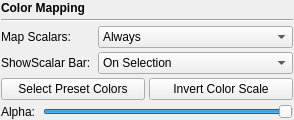
<?xml version="1.0" encoding="UTF-8"?>
<ui version="4.0">
 <class>VSColorMappingWidget</class>
 <widget class="QWidget" name="VSColorMappingWidget">
  <property name="geometry">
   <rect>
    <x>0</x>
    <y>0</y>
    <width>294</width>
    <height>120</height>
   </rect>
  </property>
  <property name="windowTitle">
   <string>Color Mapping</string>
  </property>
  <layout class="QGridLayout" name="gridLayout">
   <property name="leftMargin">
    <number>1</number>
   </property>
   <property name="topMargin">
    <number>1</number>
   </property>
   <property name="rightMargin">
    <number>1</number>
   </property>
   <property name="bottomMargin">
    <number>1</number>
   </property>
   <property name="spacing">
    <number>4</number>
   </property>
   <item row="0" column="0" colspan="2">
    <widget class="QLabel" name="colorMapLabel">
     <property name="font">
      <font>
       <weight>75</weight>
       <bold>true</bold>
      </font>
     </property>
     <property name="text">
      <string>Color Mapping</string>
     </property>
    </widget>
   </item>
   <item row="1" column="0" colspan="2">
    <widget class="Line" name="line">
     <property name="orientation">
      <enum>Qt::Horizontal</enum>
     </property>
    </widget>
   </item>
   <item row="2" column="0" colspan="2">
    <widget class="QWidget" name="contentContainer" native="true">
     <property name="sizePolicy">
      <sizepolicy hsizetype="Preferred" vsizetype="Minimum">
       <horstretch>0</horstretch>
       <verstretch>0</verstretch>
      </sizepolicy>
     </property>
     <layout class="QGridLayout" name="gridLayout_3">
      <property name="leftMargin">
       <number>0</number>
      </property>
      <property name="topMargin">
       <number>0</number>
      </property>
      <property name="rightMargin">
       <number>0</number>
      </property>
      <property name="bottomMargin">
       <number>0</number>
      </property>
      <property name="spacing">
       <number>4</number>
      </property>
      <item row="0" column="0" colspan="2">
       <widget class="QWidget" name="colorMappingContainer" native="true">
        <property name="sizePolicy">
         <sizepolicy hsizetype="Preferred" vsizetype="Minimum">
          <horstretch>0</horstretch>
          <verstretch>0</verstretch>
         </sizepolicy>
        </property>
        <layout class="QGridLayout" name="gridLayout_2">
         <property name="leftMargin">
          <number>0</number>
         </property>
         <property name="topMargin">
          <number>0</number>
         </property>
         <property name="rightMargin">
          <number>0</number>
         </property>
         <property name="bottomMargin">
          <number>0</number>
         </property>
         <property name="spacing">
          <number>4</number>
         </property>
         <item row="0" column="1" colspan="2">
          <widget class="QComboBox" name="mapScalarsComboBox">
           <property name="sizePolicy">
            <sizepolicy hsizetype="Expanding" vsizetype="Fixed">
             <horstretch>1</horstretch>
             <verstretch>0</verstretch>
            </sizepolicy>
           </property>
           <item>
            <property name="text">
             <string>Always</string>
            </property>
           </item>
           <item>
            <property name="text">
             <string>Non-Colors</string>
            </property>
           </item>
           <item>
            <property name="text">
             <string>Never</string>
            </property>
           </item>
          </widget>
         </item>
         <item row="0" column="0">
          <widget class="QLabel" name="label">
           <property name="sizePolicy">
            <sizepolicy hsizetype="Minimum" vsizetype="Preferred">
             <horstretch>0</horstretch>
             <verstretch>0</verstretch>
            </sizepolicy>
           </property>
           <property name="text">
            <string>Map Scalars:</string>
           </property>
          </widget>
         </item>
         <item row="2" column="0" colspan="3">
          <widget class="QWidget" name="scalarBarButtons" native="true">
           <property name="sizePolicy">
            <sizepolicy hsizetype="Preferred" vsizetype="Fixed">
             <horstretch>0</horstretch>
             <verstretch>0</verstretch>
            </sizepolicy>
           </property>
           <layout class="QHBoxLayout" name="horizontalLayout">
            <property name="spacing">
             <number>4</number>
            </property>
            <property name="leftMargin">
             <number>0</number>
            </property>
            <property name="topMargin">
             <number>0</number>
            </property>
            <property name="rightMargin">
             <number>0</number>
            </property>
            <property name="bottomMargin">
             <number>0</number>
            </property>
            <item>
             <widget class="QPushButton" name="selectPresetColorsBtn">
              <property name="sizePolicy">
               <sizepolicy hsizetype="Minimum" vsizetype="Fixed">
                <horstretch>0</horstretch>
                <verstretch>0</verstretch>
               </sizepolicy>
              </property>
              <property name="text">
               <string>Select Preset Colors</string>
              </property>
             </widget>
            </item>
            <item>
             <widget class="QPushButton" name="invertColorScaleBtn">
              <property name="sizePolicy">
               <sizepolicy hsizetype="Minimum" vsizetype="Fixed">
                <horstretch>0</horstretch>
                <verstretch>0</verstretch>
               </sizepolicy>
              </property>
              <property name="text">
               <string>Invert Color Scale</string>
              </property>
             </widget>
            </item>
           </layout>
          </widget>
         </item>
         <item row="1" column="0">
          <widget class="QLabel" name="label_2">
           <property name="text">
            <string>ShowScalar Bar: </string>
           </property>
          </widget>
         </item>
         <item row="1" column="1" colspan="2">
          <widget class="QComboBox" name="showScalarBarComboBox">
           <property name="currentIndex">
            <number>1</number>
           </property>
           <item>
            <property name="text">
             <string>Always</string>
            </property>
           </item>
           <item>
            <property name="text">
             <string>On Selection</string>
            </property>
           </item>
           <item>
            <property name="text">
             <string>Never</string>
            </property>
           </item>
          </widget>
         </item>
        </layout>
       </widget>
      </item>
      <item row="1" column="0">
       <widget class="QLabel" name="alphaLabel">
        <property name="sizePolicy">
         <sizepolicy hsizetype="Minimum" vsizetype="Preferred">
          <horstretch>0</horstretch>
          <verstretch>0</verstretch>
         </sizepolicy>
        </property>
        <property name="text">
         <string>Alpha: </string>
        </property>
       </widget>
      </item>
      <item row="1" column="1">
       <widget class="QSlider" name="alphaSlider">
        <property name="sizePolicy">
         <sizepolicy hsizetype="Expanding" vsizetype="Fixed">
          <horstretch>1</horstretch>
          <verstretch>0</verstretch>
         </sizepolicy>
        </property>
        <property name="maximum">
         <number>100</number>
        </property>
        <property name="value">
         <number>100</number>
        </property>
        <property name="orientation">
         <enum>Qt::Horizontal</enum>
        </property>
       </widget>
      </item>
     </layout>
    </widget>
   </item>
  </layout>
 </widget>
 <resources/>
 <connections/>
</ui>
